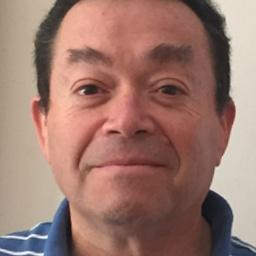
#> input picture codigo/FaceMask166/FM000012_02.jpg, 256 x 256 px, given in place of FM000020_03.jpg, which was not available
$ jupyter execute --allow-errors actividad_09_junio_v2.ipynb   (text cells are left out)
#> lines starting #> are read from the running program, lines starting #| are printed output that depends on the picture; pictures that were not available may be replaced by others from this repository, and a replacement may not be noted
[cell 1]
import cv2
import matplotlib.pyplot as plt
import numpy as np
import os
import skimage
import pandas as pd
from tqdm.notebook import tqdm

[cell 2]
def load_image(image_name, gray=False, crop=False):
    """Carga una imagen con open-cv."""
    if not image_name.endswith('.jpg'):
        image_name = f'{image_name}.jpg'

    image_path = f'FaceMask166/{image_name}'
    image = cv2.imread(image_path, cv2.IMREAD_UNCHANGED)

    if image is None:
        raise Exception(f'Cant load image: {image_name}')

    # open-cv loads as BGR
    image = cv2.cvtColor(image, cv2.COLOR_BGR2RGB)

    if gray:
        image = cv2.cvtColor(image, cv2.COLOR_RGB2GRAY)

    if crop:
        image = image[:128, :]

    return image

[cell 3]
img = load_image('FM000020_03')
#> in load_image, image is the input picture: shape (256, 256, 3); mean B, G, R 109.7, 119.9, 155.7
plt.imshow(img)
img.shape
#> Out = (256, 256, 3)

[cell 4]
def load_dataset(n_images, gray=True, crop=True):
    dataset = []
    image_base_name = 'F'
    for i_image in range(1, n_images+1):
        base_name = f'FM{i_image:06d}'

        for j in range(1, 6+1):
            # Load image
            image_name = f'{base_name}_{j:02d}'
            image = load_image(image_name, gray=gray, crop=crop)

            dataset.append((image, image_name, i_image, j))

    return dataset

#> (a cell that did not finish here is left out)

#> call 2 of load_image, with image_name = 'FM000001_01', gray = True, crop = True
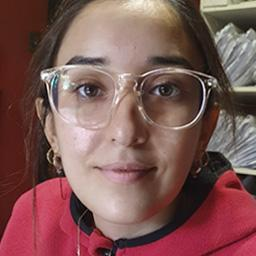
#> input picture codigo/FaceMask166/FM000015_02.jpg, 256 x 256 px, given in place of FM000001_01.jpg, which was not available
#> in load_image, image is the input picture: shape (256, 256, 3); mean B, G, R 85.2, 88.1, 126.7
#> in load_image (call 2), `image = cv2.cvtColor(image, cv2.COLOR_RGB2GRAY)`:
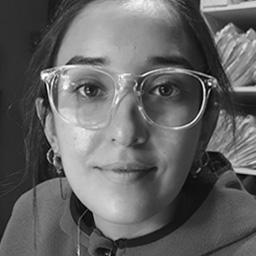
#> image: shape (256, 256); min 1, max 255, mean 99.3
#> in load_image (call 2), `image = image[:128, :]`:
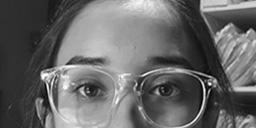
#> image: shape (128, 256); min 1, max 255, mean 103
len(datasetA)

#> (a cell that did not finish here is left out)

[cell 7]
# [28 lines left out: function plot_cm, not called in this run]

[cell 8]
# [8 lines left out: function create_df, not called in this run]

#> (a cell that did not finish here is left out)

[cell 10]
# [26 lines left out: function calculate_feature_df, not called in this run]

[cell 11]
from skimage.feature import local_binary_pattern

[cell 12]
image = load_image('FM000020_03', gray=True, crop=True)
#> in load_image (call 5), `image_name = f'{image_name}.jpg'`: image_name = 'FM000020_03.jpg'
#> in load_image (call 5), `image_path = f'FaceMask166/{image_name}'`: image_path = 'FaceMask166/FM000020_03.jpg'
#> in load_image (call 5), `image = cv2.cvtColor(image, cv2.COLOR_RGB2GRAY)`:
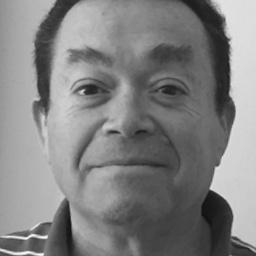
#> image: shape (256, 256); min 14, max 253, mean 129.5
#> in load_image (call 5), `image = image[:128, :]`:
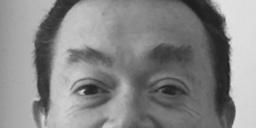
#> image: shape (128, 256); min 28, max 232, mean 134.5
image.shape
#> Out = (128, 256)

[cell 13]
plt.figure(figsize=(15, 5))

plt.subplot(1, 3, 1)
plt.title('Imagen')
plt.imshow(image, cmap='gray')

plt.subplot(1, 3, 2)
plt.title('LBP NRI')
radius = 3
plt.imshow(local_binary_pattern(image, 8*radius, radius, method='nri_uniform'))

plt.subplot(1, 3, 3)
plt.title('LBP Rot-invariant')
radius = 3
plt.imshow(local_binary_pattern(image, 8*radius, radius, method='uniform'))
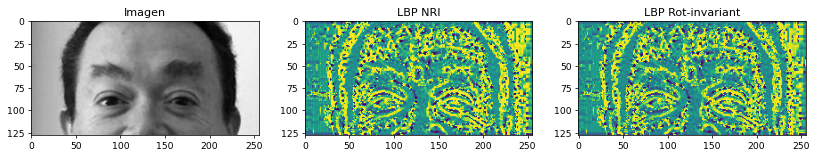
#> figure drawn by matplotlib, 3 panels

[cell 14]
def calculate_lbp(image, n_vertical=4, n_horizontal=8, radius=1, method='uniform'):
    """Se calcula LBP para una imagen, considerando crops horizontales y verticales."""

    global_features = []

    for horizontal_patch in np.array_split(image, n_horizontal, axis=1):
        for patch in np.array_split(horizontal_patch, n_vertical, axis=0):
            local_features = local_binary_pattern(patch, 8*radius, radius, method=method)

            # Computar histograma
            n_bins = int(local_features.max() + 1)
            lbp_hist, _ = np.histogram(local_features, bins=n_bins)

            global_features.append(lbp_hist)

    # Pad local_features to reach same size
    max_feature = max(len(arr) for arr in global_features)
    global_features = np.array([np.pad(arr, (0, max_feature - len(arr))) for arr in global_features])

    return global_features.flatten()

[cell 15]
image = load_image('FM000020_03', gray=True, crop=True)
image.shape
#> Out = (128, 256)

[cell 16]
lbp = calculate_lbp(image, n_vertical=4, n_horizontal=8, method='nri_uniform')
#> the loop in calculate_lbp, `for horizontal_patch in np.array_split(image, n_horizontal, axis=1):` made 8 passes
#> after the loop in calculate_lbp, `for horizontal_patch in np.array_split(image, n_horizontal, axis=1):`:
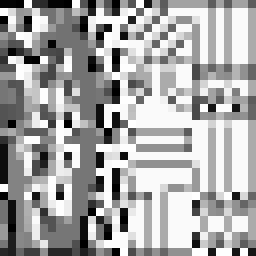
#> local_features: shape (32, 32) float64 (shown 8 times larger); min 0, max 58, mean 38; drawn with min black and max white
#> after the loop in calculate_lbp, `for horizontal_patch in np.array_split(image, n_horizontal, axis=1):`:
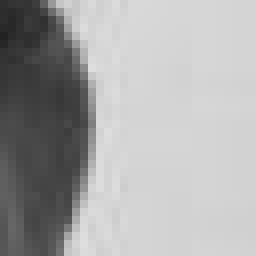
#> patch: shape (32, 32) (shown 8 times larger); min 34, max 222, mean 168.2
#> after the loop in calculate_lbp, `for horizontal_patch in np.array_split(image, n_horizontal, axis=1):`: global_features = 32 items
#> in calculate_lbp, `max_feature = max(len(arr) for arr in global_features)`: max_feature = 59
#> in calculate_lbp, `global_features = np.array([np.pad(arr, (0, max_feature - len(arr))) f..`:
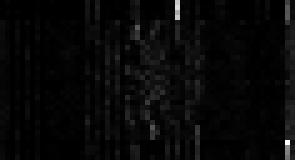
#> global_features: shape (32, 59) int64 (shown 5 times larger); min 0, max 556, mean 17.4; drawn with min black and max white
#> lbp = 1888 values, max 556 at index 1709, min 0 at index 2, mean 17.36
len(lbp)
#> Out = 1888

[cell 17]
plt.figure(figsize=(15, 4))

plt.subplot(1, 2, 1)
plt.imshow(image, cmap='gray')
plt.title('Imagen')

plt.subplot(1, 2, 2)
plt.bar(range(len(lbp)), lbp)
plt.title('Histogramas LBP concatenados')
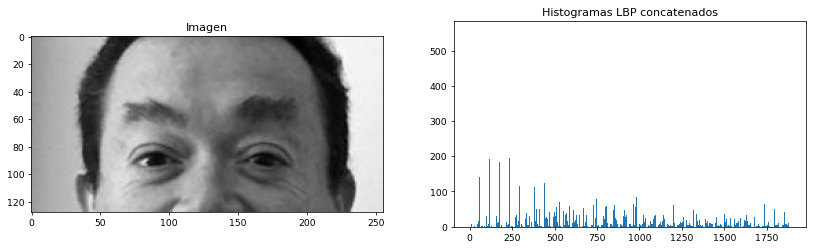
#> figure drawn by matplotlib, 2 panels; panel 2: tallest bar 556 high, from x = 1708.6 to 1709.4
